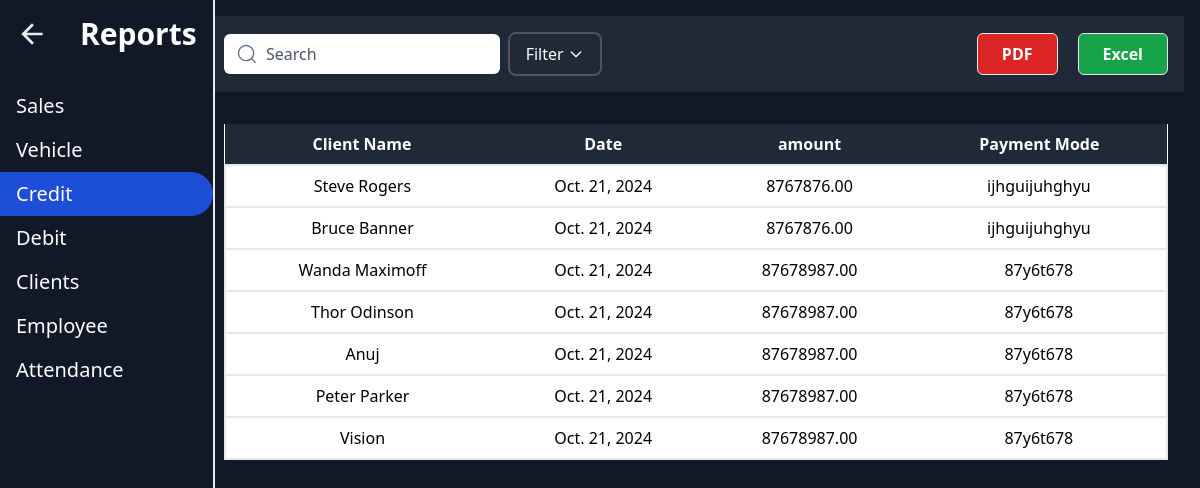
/reports/credit_report/, run on the app's committed database.
### myapp/models.py (models this page shows, shortened)
class BaseModel(models.Model):
    created_at = models.DateTimeField(auto_now_add=True)
    updated_at = models.DateTimeField(auto_now=True)
    class Meta:
        abstract = True

class CreditTracking(BaseModel):
    date = models.DateField(auto_now_add=True)
    amount = models.DecimalField(max_digits=10, decimal_places=2)
    payment_mode = models.CharField(max_length=50)  # e.g., Cash, Bank Transfer
    source = models.CharField(max_length=100)  # e.g., Project, Loan (if not client)
    description = models.CharField(max_length=255, blank=True)  # Optional description of the source
    client = models.ForeignKey(Client, on_delete=models.CASCADE, blank=True, null=True)  # Link to Client

class Client(BaseModel):
    name = models.CharField(max_length=100, unique=True)
    contact_number = models.CharField(max_length=15, blank=True)
    address = models.TextField(blank=True, null=True)

### myapp/views.py (the view, shortened to what this page needs)
# urls.py: path('reports/credit_report/', views.credit_report, name='credit_report'),
def credit_report(request):
    if request.method == "GET":
        credits = CreditTracking.objects.all()
        search  = request.GET.get("search")
        from_date = request.GET.get("from_date")
        to_date = request.GET.get("to_date")
        if from_date:
            credits = credits.filter(created_at__gte=from_date)
        if to_date:
            credits = credits.filter(created_at__lte=to_date)
        context = {"credits": credits}
        return render(request, "reports/credit_report.html", context=context)
    return render(request, "reports/credit_report.html")

### templates/reports/credit_report.html (shortened to what this page needs)
{% extends "reports.html" %}
{% block content %}
{% load static %}
<body class="bg-gray-900">
    <div class="p-4 bg-gray-800 mb-4">
        <div class="flex justify-between items-center w-full text-black">
            <div class="flex items-center space-x-2 w-2/5 justify-center">
                <form method="GET" autocomplete="off" class="group relative w-full">
                    <div>
                        <input placeholder="Search" name="search" type="search" value="{{ request.GET.search }}" class="w-full font-lg pl-10 h-10 rounded-md border-2 border-transparent text-gray-900 placeholder-gray-600 focus:ring-2 focus:ring-green-400 focus:border-transparent transition duration-300 ease-in-out shadow-sm">
                    </div>
                </form>
                <div class="ml-3 px-4 py-2 border-2 border-zinc-600 bg-gray-800 hover:bg-zinc-600 rounded-lg text-white cursor-pointer flex items-center space-x-1"
                    onclick="toggleAccordion()">
                    <span>Filter</span>
                    <svg class="w-4 h-4" fill="none" stroke="currentColor" viewBox="0 0 24 24"
                        xmlns="http://www.w3.org/2000/svg">
                        <path stroke-linecap="round" stroke-linejoin="round" stroke-width="2" d="M19 9l-7 7-7-7"></path>
                    </svg>
                </div>
            </div>
            <div class="flex space-x-5 ml-auto">
                <button class="border bg-red-600 hover:bg-red-700 text-white font-bold py-2 px-6 rounded-md focus:outline-none focus:ring focus:ring-red-500">
                    PDF
                </button>
                <button class="border bg-green-600 hover:bg-green-700 text-white font-bold py-2 px-6 rounded-md focus:outline-none focus:ring focus:ring-green-500">
                    Excel
                </button>
            </div>
        </div>
    </div>
    <div class="p-4">
        <table class="min-w-full bg-white cursor-pointer">
            <thead>
                <tr class="w-full bg-gray-800 text-white">
                    <th class="py-2">Client Name</th>
                    <th class="py-2">Date</th>
                    <th class="py-2">amount</th>
                    <th class="py-2">Payment Mode</th>
                </tr>
            </thead>
            <tbody class="theme-toggle">
                 {% for credit in credits %}
                <tr class="text-center hover:bg-yellow-500 border-2">
                    <td class="py-2">{{credit.client.name}}</td>
                    <td class="py-2">{{credit.date}}</td>
                    <td class="py-2">{{credit.amount}}</td>
                    <td class="py-2">{{credit.payment_mode}}</td>
                </tr>
                {% endfor %}
            </tbody>
        </table>
    </div>
</body>
{% endblock %}

### data on the page
CreditTracking: client.name "Steve Rogers", date "Oct. 21, 2024", amount "8767876.00", payment_mode "ijhguijuhghyu"
CreditTracking: client.name "Bruce Banner", date "Oct. 21, 2024", amount "8767876.00", payment_mode "ijhguijuhghyu"
CreditTracking: client.name "Wanda Maximoff", date "Oct. 21, 2024", amount "87678987.00", payment_mode "87y6t678"
CreditTracking: client.name "Thor Odinson", date "Oct. 21, 2024", amount "87678987.00", payment_mode "87y6t678"
CreditTracking: client.name "Anuj", date "Oct. 21, 2024", amount "87678987.00", payment_mode "87y6t678"
CreditTracking: client.name "Peter Parker", date "Oct. 21, 2024", amount "87678987.00", payment_mode "87y6t678"
CreditTracking: client.name "Vision", date "Oct. 21, 2024", amount "87678987.00", payment_mode "87y6t678"
